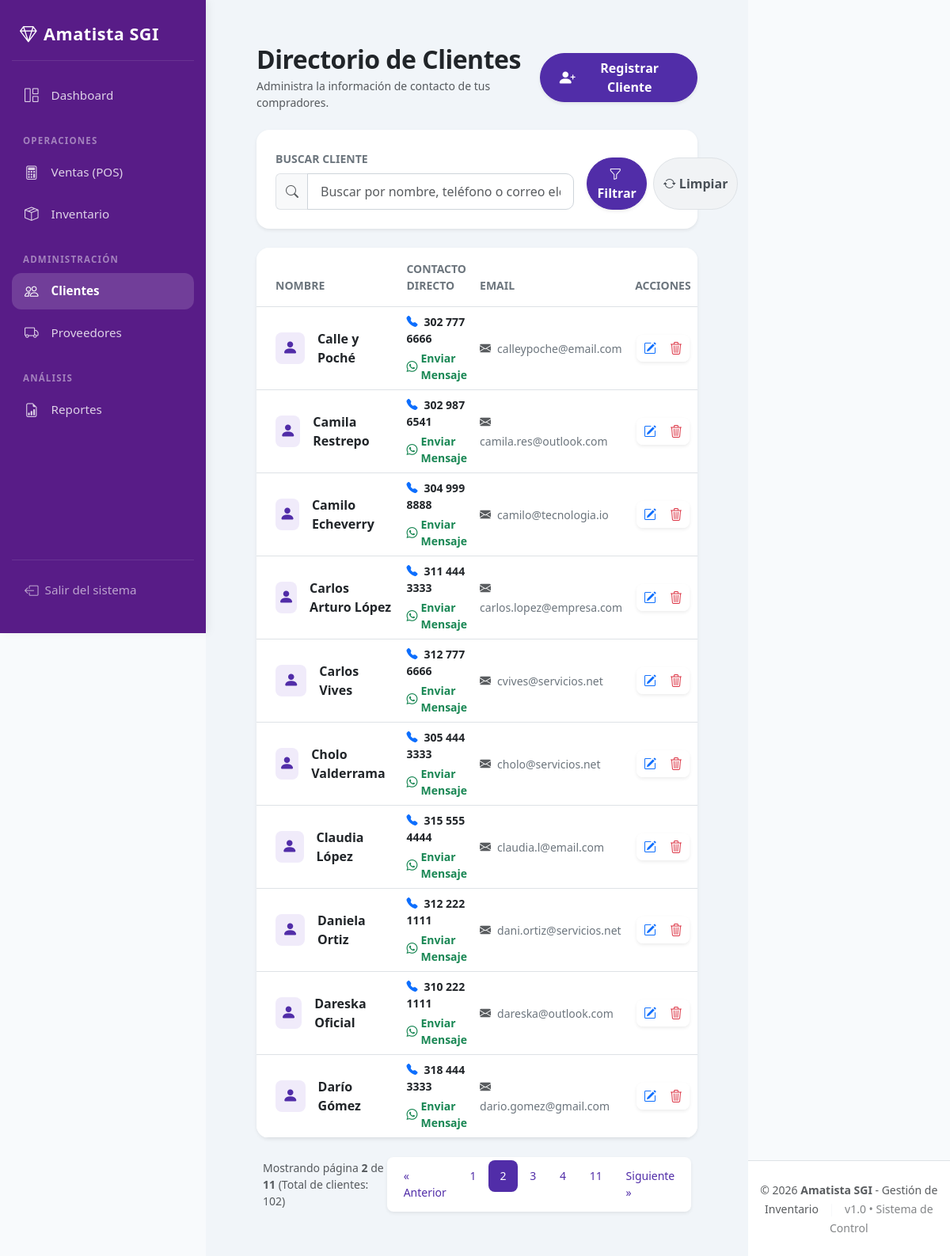
/modulos/clientes/listar.php?pagina=2 (signed in), run on an earlier commit of the app's database.
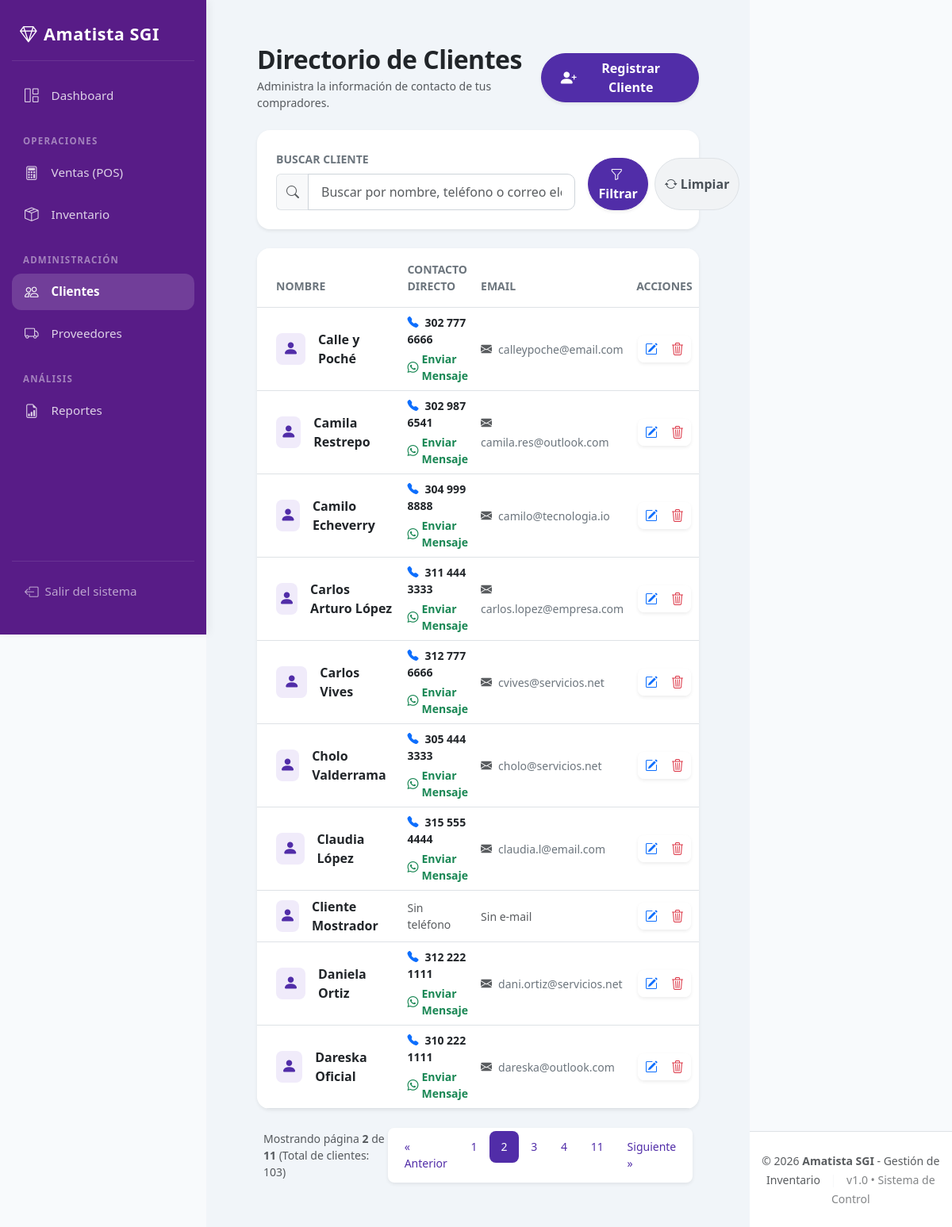
And on a later commit of the database.
### tables this page shows
CREATE TABLE IF NOT EXISTS `clientes` (
  `id` int NOT NULL AUTO_INCREMENT,
  `nombre` varchar(100) DEFAULT NULL,
  `telefono` varchar(20) DEFAULT NULL,
  `email` varchar(100) DEFAULT NULL,
  PRIMARY KEY (`id`)
);

### modulos/clientes/listar.php (the view, shortened to what this page needs)
<?php
include("../../conexion.php");
include("../../includes/header.php");
$por_pagina = 10;
$pagina_actual = isset($_GET['pagina']) ? (int)$_GET['pagina'] : 1;
$offset = ($pagina_actual - 1) * $por_pagina;
$busqueda = $_GET['busqueda'] ?? '';
$query_conteo = "SELECT COUNT(*) as total_registros FROM clientes WHERE 1=1";
$resultado_conteo = mysqli_query($conexion, $query_conteo);
$fila_conteo = mysqli_fetch_assoc($resultado_conteo);
$total_registros = $fila_conteo['total_registros'];
$total_paginas = ceil($total_registros / $por_pagina);
$query = "SELECT * FROM clientes WHERE 1=1";
$query .= " ORDER BY nombre ASC LIMIT $por_pagina OFFSET $offset";
$clientes = mysqli_query($conexion, $query);
$params_busqueda = "";
?>
<div class="container-fluid px-4 py-3">
    <div class="d-flex justify-content-between align-items-center mb-4">
        <div>
            <h2 class="fw-bold mb-1 text-dark" style="letter-spacing: -0.5px;">Directorio de Clientes</h2>
            <p class="text-muted small mb-0">Administra la información de contacto de tus compradores.</p>
        </div>
        <a href="agregar.php" class="btn btn-amatista-primary rounded-pill px-4 shadow-sm d-flex align-items-center">
            <i class="bi bi-person-plus-fill me-2 fs-5"></i> Registrar Cliente
        </a>
    </div>
    <div class="card card-custom shadow-sm mb-4">
        <div class="card-body p-4">
            <form method="GET" action="listar.php">
                <div class="row g-3 align-items-end">
                    <div class="col-md-9">
                        <label class="form-label small fw-semibold text-secondary text-uppercase">Buscar Cliente</label>
                        <div class="input-group">
                            <span class="input-group-text bg-light border-end-0 border text-muted"><i class="bi bi-search"></i></span>
                            <input type="text" name="busqueda" class="form-control form-control-custom" style="border-radius: 0 10px 10px 0 !important;"
                                   placeholder="Buscar por nombre, teléfono o correo electrónico..." value="<?php echo htmlspecialchars($busqueda); ?>">
                        </div>
                    </div>
                    <div class="col-md-3 d-flex gap-2">
                        <button type="submit" class="btn btn-amatista-primary w-100 rounded-pill py-2 shadow-sm">
                            <i class="bi bi-funnel me-1"></i> Filtrar
                        </button>
                        <a href="listar.php" class="btn btn-amatista-secondary w-100 rounded-pill py-2 d-flex align-items-center justify-content-center">
                            <i class="bi bi-arrow-repeat me-1"></i> Limpiar
                        </a>
                    </div>
                </div>
            </form>
        </div>
    </div>
    <div class="card card-custom shadow-sm overflow-hidden mb-4">
        <div class="table-responsive">
            <table class="table align-middle mb-0 table-hover">
                <thead>
                    <tr class="table-custom-header border-bottom">
                        <th class="ps-4 py-3 border-0 small text-uppercase text-secondary">Nombre</th>
                        <th class="py-3 border-0 small text-uppercase text-secondary">Contacto Directo</th>
                        <th class="py-3 border-0 small text-uppercase text-secondary">Email</th>
                        <th class="text-center py-3 border-0 small text-uppercase text-secondary">Acciones</th>
                    </tr>
                </thead>
                <tbody>
                    <?php if (mysqli_num_rows($clientes) > 0) { ?>
                        <?php while($c = mysqli_fetch_array($clientes)){
                            $tel_limpio = str_replace([' ', '-', '.'], '', $c['telefono']);
                        ?>
                        <tr class="border-bottom">
                            <td class="ps-4">
                                <div class="d-flex align-items-center">
                                    <div class="rounded-3 d-flex align-items-center justify-content-center me-3" style="width: 40px; height: 40px; background-color: #f0ebfa !important; color: var(--primary-color) !important;">
                                        <i class="bi bi-person-fill fs-5"></i>
                                    </div>
                                    <span class="fw-bold text-dark"><?php echo htmlspecialchars($c['nombre']); ?></span>
                                </div>
                            </td>
                            <td>
                                <div class="d-flex flex-column">
                                    <?php if(!empty($c['telefono'])): ?>
                                        <a href="tel:<?php echo htmlspecialchars($tel_limpio); ?>" class="text-decoration-none text-dark mb-1 small fw-semibold">
                                            <i class="bi bi-telephone-fill text-primary me-2"></i><?php echo htmlspecialchars($c['telefono']); ?>
                                        </a>
                                        <a href="https://wa.me/57<?php echo htmlspecialchars($tel_limpio); ?>" target="_blank" class="text-success text-decoration-none small fw-bold d-flex align-items-center">
                                            <i class="bi bi-whatsapp me-1"></i> Enviar Mensaje
                                        </a>
                                    <?php else: ?>
                                        <span class="text-muted small">Sin teléfono</span>
                                    <?php endif; ?>
                                </div>
                            </td>
                            <td>
                                <?php if(!empty($c['email'])): ?>
                                    <a href="mailto:<?php echo htmlspecialchars($c['email']); ?>" class="text-secondary text-decoration-none small">
                                        <i class="bi bi-envelope-fill me-2 text-muted"></i><?php echo htmlspecialchars($c['email']); ?>
                                    </a>
                                <?php else: ?>
                                    <span class="text-muted small">Sin e-mail</span>
                                <?php endif; ?>
                            </td>
                            <td class="text-center">
                                <div class="btn-group shadow-sm rounded-3 overflow-hidden">
                                    <a href="editar.php?id=<?php echo $c['id']; ?>" class="btn btn-sm btn-white bg-white border-end" title="Editar Cliente">
                                        <i class="bi bi-pencil-square text-primary fs-6"></i>
                                    </a>
                                    <a href="eliminar.php?id=<?php echo $c['id']; ?>" class="btn btn-sm btn-white bg-white"
                                       onclick="return confirm('¿Está seguro de eliminar a este cliente de Amatista SGI?')" title="Eliminar Cliente">
                                        <i class="bi bi-trash3 text-danger fs-6"></i>
                                    </a>
                                </div>
                            </td>
                        </tr>
                        <?php } ?>
                    <?php } ?>
                </tbody>
            </table>
        </div>
    </div>
    <?php if($total_paginas > 1): ?>
        <div class="d-flex justify-content-between align-items-center px-2">
            <div class="text-muted small">
                Mostrando página <strong><?php echo $pagina_actual; ?></strong> de <strong><?php echo $total_paginas; ?></strong> (Total de clientes: <?php echo $total_registros; ?>)
            </div>
            <nav aria-label="Navegación de clientes">
                <ul class="pagination pagination-sm mb-0 shadow-sm rounded-3 bg-white p-1">
                    <li class="page-item <?php echo ($pagina_actual <= 1) ? 'disabled' : ''; ?>">
                        <a class="page-link" href="?pagina=<?php echo $pagina_actual - 1 . $params_busqueda; ?>" aria-label="Previous">
                            <span aria-hidden="true">&laquo; Anterior</span>
                        </a>
                    </li>
                    <?php
                    $rango = 2;
                    for($i = 1; $i <= $total_paginas; $i++):
                        if ($i == 1 || $i == $total_paginas || ($i >= $pagina_actual - $rango && $i <= $pagina_actual + $rango)):
                    ?>
                        <li class="page-item <?php echo ($pagina_actual == $i) ? 'active' : ''; ?>">
                            <a class="page-link" href="?pagina=<?php echo $i . $params_busqueda; ?>"><?php echo $i; ?></a>
                        </li>
                    <?php
                        endif;
                    endfor;
                    ?>
                    <li class="page-item <?php echo ($pagina_actual >= $total_paginas) ? 'disabled' : ''; ?>">
                        <a class="page-link" href="?pagina=<?php echo $pagina_actual + 1 . $params_busqueda; ?>" aria-label="Next">
                            <span aria-hidden="true">Siguiente &raquo;</span>
                        </a>
                    </li>
                </ul>
            </nav>
        </div>
    <?php endif; ?>
</div>
<?php include("../../includes/footer.php"); ?>

### includes/header.php (shortened to what this page needs)
<?php
$archivo_actual = $_SERVER['PHP_SELF'];
$base = (strpos($archivo_actual, '/modulos/') !== false) ? "../../" : "";
?>
<!DOCTYPE html>
<html lang="es">
<head>
    <link href="https://cdn.jsdelivr.net/npm/bootstrap@5.3.0/dist/css/bootstrap.min.css" rel="stylesheet">
    <link rel="stylesheet" href="https://cdn.jsdelivr.net/npm/bootstrap-icons@1.11.0/font/bootstrap-icons.css">
</head>
<body>
<nav id="sidebar">
    <div>
        <div class="logo-container">
            <h4 class="logo-title mb-0 text-white">
                <i class="bi bi-gem me-2"></i>Amatista SGI
            </h4>
        </div>
        <div class="nav flex-column">
            <a href="<?= $base ?>dashboard.php" class="nav-link <?= (basename($archivo_actual) == 'dashboard.php') ? 'active' : '' ?>">
                <i class="bi bi-grid-1x2 me-3"></i> Dashboard
            </a>
            <div class="menu-category">Operaciones</div>
            <a href="<?= $base ?>modulos/ventas/pos.php" class="nav-link <?= (strpos($archivo_actual, 'ventas/') !== false) ? 'active' : '' ?>">
                <i class="bi bi-calculator me-3"></i> Ventas (POS)
            </a>
            <a href="<?= $base ?>modulos/productos/listar.php" class="nav-link <?= (strpos($archivo_actual, 'productos/') !== false) ? 'active' : '' ?>">
                <i class="bi bi-box-seam me-3"></i> Inventario
            </a>
            <div class="menu-category">Administración</div>
            <a href="<?= $base ?>modulos/clientes/listar.php" class="nav-link <?= (strpos($archivo_actual, 'clientes/') !== false) ? 'active' : '' ?>">
                <i class="bi bi-people me-3"></i> Clientes
            </a>
            <a href="<?= $base ?>modulos/proveedores/listar.php" class="nav-link <?= (strpos($archivo_actual, 'proveedores/') !== false) ? 'active' : '' ?>">
                <i class="bi bi-truck me-3"></i> Proveedores
            </a>
            <div class="menu-category">Análisis</div>
            <a href="<?= $base ?>modulos/reportes/inventario.php" class="nav-link <?= (strpos($archivo_actual, 'reportes/') !== false) ? 'active' : '' ?>">
                <i class="bi bi-file-earmark-bar-graph me-3"></i> Reportes
            </a>
        </div>
    </div>
    <div class="logout-container">
        <a href="<?= $base ?>logout.php" class="nav-link logout-link small">
            <i class="bi bi-box-arrow-left me-2"></i> Salir del sistema
        </a>
    </div>
</nav>
<div id="main-wrapper">

### includes/footer.php (shortened to what this page needs)
</div> <footer class="mt-auto py-4 text-center text-muted border-top bg-white">
        <div class="container-fluid">
            <span class="small">&copy; 2026 <strong>Amatista SGI</strong> - Gestión de Inventario</span>
            <span class="mx-2 text-light">|</span>
            <span class="small opacity-75">v1.0 • Sistema de Control</span>
        </div>
    </footer>
</body>
</html>

### includes/header.php (style rules this page uses)
:root { --sidebar-width: 260px; --amatista-primary: #581c87; --amatista-hover: rgba(255, 255, 255, 0.08); --amatista-active: rgba(255, 255, 255, 0.15); }
body { background-color: #f8fafc; margin: 0; display: flex; min-height: 100vh; font-family: 'Segoe UI', system-ui, -apple-system, sans-serif; }
#sidebar { width: var(--sidebar-width); height: 100vh; background-color: var(--amatista-primary); color: white; position: fixed; left: 0; top: 0; z-index: 1000; padding: 25px 15px; display: flex; flex-direction: column; justify-content: space-between; box-shadow: 4px 0 10px rgba(0, 0, 0, 0.05); }
#main-wrapper { margin-left: var(--sidebar-width); width: calc(100% - var(--sidebar-width)); padding: 40px; min-height: 100vh; background-color: #f1f5f9; }
.logo-container { padding: 5px 10px 20px 10px; border-bottom: 1px solid rgba(255,255,255,0.1); margin-bottom: 20px; }
.logo-title { font-size: 1.35rem; font-weight: 700; letter-spacing: 0.5px; }
.nav-link { color: rgba(255, 255, 255, 0.8); padding: 10px 16px; border-radius: 12px; margin-bottom: 6px; display: flex; align-items: center; text-decoration: none; transition: all 0.2s ease; font-size: 0.95rem; }
.nav-link.active { background: var(--amatista-active); color: white; font-weight: 600; }
.menu-category { font-size: 0.72rem; text-transform: uppercase; letter-spacing: 1.2px; color: rgba(255, 255, 255, 0.45); margin: 20px 0 8px 14px; font-weight: 700; }
.nav-link i { font-size: 1.1rem; }
.logout-container { border-top: 1px solid rgba(255,255,255,0.1); padding-top: 15px; }
.logout-link { color: rgba(255, 255, 255, 0.6) !important; }

### modulos/clientes/listar.php (style rules this page uses)
:root { --primary-color: #512da8; --primary-hover: #432293; --bg-light-gray: #f8f9fa; --border-radius-card: 16px; }
.btn-amatista-primary { background-color: var(--primary-color) !important; border-color: var(--primary-color) !important; color: #ffffff !important; font-weight: 600; transition: all 0.2s ease; }
.btn-amatista-secondary { background-color: #f1f3f5 !important; border: 1px solid #dee2e6 !important; color: #495057 !important; font-weight: 600; }
.card-custom { border-radius: var(--border-radius-card) !important; border: none !important; background-color: #ffffff; }
.form-control-custom { border-radius: 10px !important; border: 1px solid #ced4da !important; padding: 0.6rem 1rem; }
.table-custom-header { background-color: #f8f9fa !important; color: #495057; font-weight: 600; }
.pagination .page-link { color: var(--primary-color); border: none; padding: 0.6rem 0.9rem; margin: 0 2px; border-radius: 8px; }
.pagination .page-item.active .page-link { background-color: var(--primary-color) !important; color: #fff !important; }

What changed in the data, as far as the page shows it:
no longer on this page (row unchanged): clientes: nombre "Darío Gómez", telefono "318 444 3333", email "dario.gomez@gmail.com"
added clientes: nombre "Cliente Mostrador", telefono "Sin teléfono", email "Sin e-mail"
Also different on the page:
$total_registros: "102" → "103"
